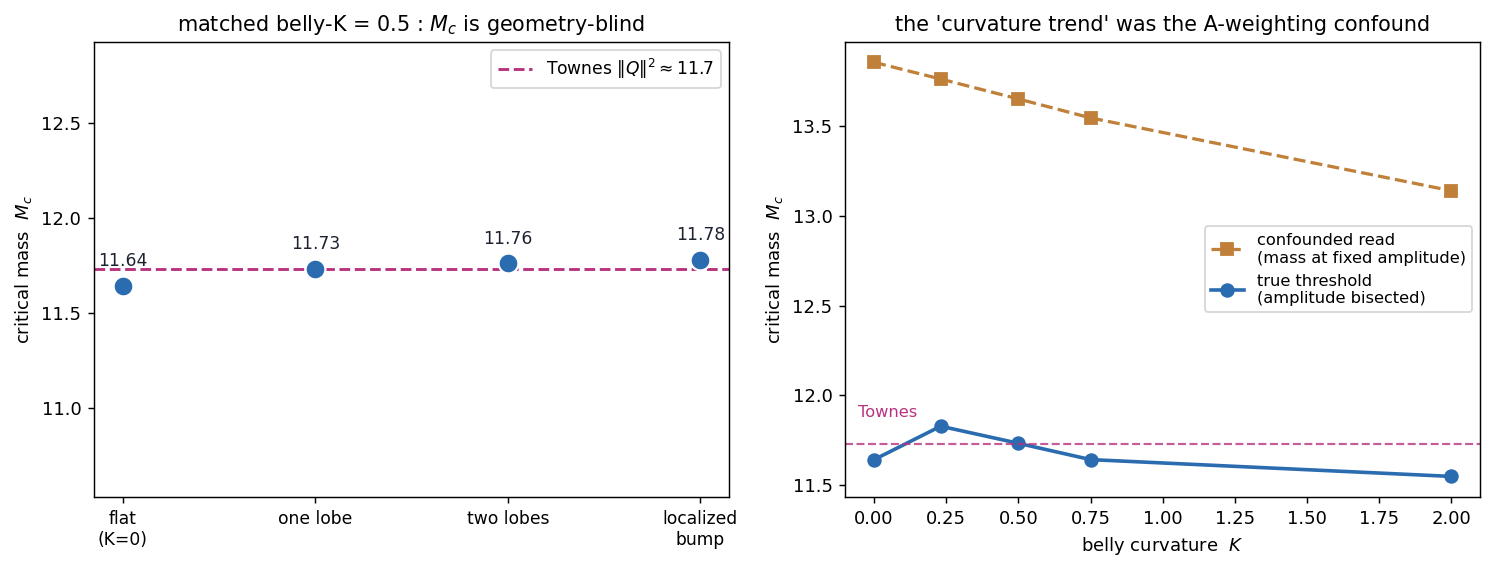

This chart was generated by the following Python code:
"""H1 — is the collapse threshold set by geometry? The confound-controlled answer: NO.
The mass-critical (Townes) blow-up is a self-similar concentration at a point, so it sees
only the local (~flat) metric and the critical mass is a pure number. Measured correctly
(amplitude BISECTED to the true threshold), the critical mass is the Townes value
||Q||^2 ~ 11.7 for EVERY geometry — independent of local curvature AND of global structure
(one lobe, two lobes, a localized bump). The apparent "curvature lowers M_c" trend from a
coarse scan was entirely an artifact: mass = int A|u|^2 is A-weighted, so mass read at a
fixed amplitude drifts with geometry even though the true threshold does not.

Found + retracted by the nls_torus agent-toolkit under harness-owned verification (mass
conservation to ~1e-10, grid check at the threshold). Regenerate:
    python3 curvature_universality.py     (recomputes; a few minutes of bisection)
"""
import numpy as np
import matplotlib
matplotlib.use("Agg")
import matplotlib.pyplot as plt
from nls_torus import build_surface, CNStepper, fields
from nls_torus import diagnostics as d
from nls_torus.geometry import make_geometry

Nx, DT, T = 72, 1e-3, 1.0


def collapses(name, kw, amp):
    surf = build_surface(Nx, Nx, geometry=make_geometry(name, **kw))
    step = CNStepper(surf, DT); U = fields.localized_hump(surf, amp=amp, wx=0.35, wth=0.35)
    M = surf["Mdiag"]; m0 = d.mass(U, M); pk = d.peak(U)
    for i in range(1, int(T / DT)):
        U = step.step(U, sigma3=-1.0); pk = max(pk, d.peak(U))
        if pk > 150:
            return True, m0
    return False, m0


def mc_bisect(name, kw):                      # true critical mass at the bisected threshold
    lo, hi = 4.0, 8.0
    for _ in range(6):
        mid = 0.5 * (lo + hi)
        col, _ = collapses(name, kw, mid)
        (hi := mid) if col else (lo := mid)
    return collapses(name, kw, hi)[1]


def coarse_proxy(name, kw, amp=6.0):          # the confounded read: mass at a fixed amplitude
    return collapses(name, kw, amp)[1]


def K(name, **kw):
    return float(make_geometry(name, **kw).curvature(0.0))


# ---- left: matched belly-K=0.5, four different global structures -----------------------
matched = [("flat_cylinder", {}, "flat\n(K=0)"),
           ("lumpy_torus", {"eps": 1.0}, "one lobe"),
           ("double_lump", {"eps": 0.143}, "two lobes"),
           ("gaussian_bump", {"height": 0.218, "width": 0.6}, "localized\nbump")]
mc_matched = [mc_bisect(n, kw) for n, kw, _ in matched]
townes = float(np.mean(mc_matched))

# ---- right: a curvature sweep — confounded proxy vs the true threshold ------------------
sweep = [("flat_cylinder", {}), ("lumpy_torus", {"eps": 0.3}), ("lumpy_torus", {"eps": 1.0}),
         ("lumpy_torus", {"eps": 3.0}), ("double_lump", {"eps": 1.0})]
Ks = [K(n, **kw) for n, kw in sweep]
mc_true = [mc_bisect(n, kw) for n, kw in sweep]
mc_conf = [coarse_proxy(n, kw) for n, kw in sweep]
order = np.argsort(Ks)
Ks = np.array(Ks)[order]; mc_true = np.array(mc_true)[order]; mc_conf = np.array(mc_conf)[order]

fig, (axL, axR) = plt.subplots(1, 2, figsize=(11.6, 4.5))

xpos = np.arange(len(matched))
axL.axhline(townes, color="#b83280", ls="--", lw=1.6, zorder=1,
            label=f"Townes $\\|Q\\|^2 \\approx {townes:.1f}$")
axL.scatter(xpos, mc_matched, s=120, color="#2b6cb0", zorder=3, edgecolor="white", lw=1.2)
for xp, m in zip(xpos, mc_matched):
    axL.annotate(f"{m:.2f}", (xp, m), textcoords="offset points", xytext=(0, 11),
                 ha="center", fontsize=9.5, color="#1c2230")
axL.set_xticks(xpos); axL.set_xticklabels([lab for *_, lab in matched], fontsize=9.5)
axL.set_ylim(townes - 1.2, townes + 1.2)
axL.set_ylabel("critical mass  $M_c$"); axL.legend(fontsize=9.5, loc="upper right")
axL.set_title("matched belly-K = 0.5 : $M_c$ is geometry-blind", fontsize=11.5)

axR.plot(Ks, mc_conf, "s--", color="#c0803a", lw=1.8, ms=7, label="confounded read\n(mass at fixed amplitude)")
axR.plot(Ks, mc_true, "o-", color="#2b6cb0", lw=2.0, ms=7, label="true threshold\n(amplitude bisected)")
axR.axhline(townes, color="#b83280", ls="--", lw=1.2, alpha=.8)
axR.text(0.02, townes + 0.15, "Townes", transform=axR.get_yaxis_transform(),
         color="#b83280", fontsize=9)
axR.set_xlabel("belly curvature  $K$"); axR.set_ylabel("critical mass  $M_c$")
axR.set_title("the 'curvature trend' was the A-weighting confound", fontsize=11.5)
axR.legend(fontsize=9, loc="center right")

fig.tight_layout()
fig.savefig("curvature_universality.png", dpi=130, bbox_inches="tight")
print("matched-K M_c:", [f"{m:.2f}" for m in mc_matched], "-> Townes ~", f"{townes:.2f}")
print("sweep K:", [f"{k:.2f}" for k in Ks])
print("  true M_c :", [f"{m:.2f}" for m in mc_true])
print("  confound :", [f"{m:.2f}" for m in mc_conf])
